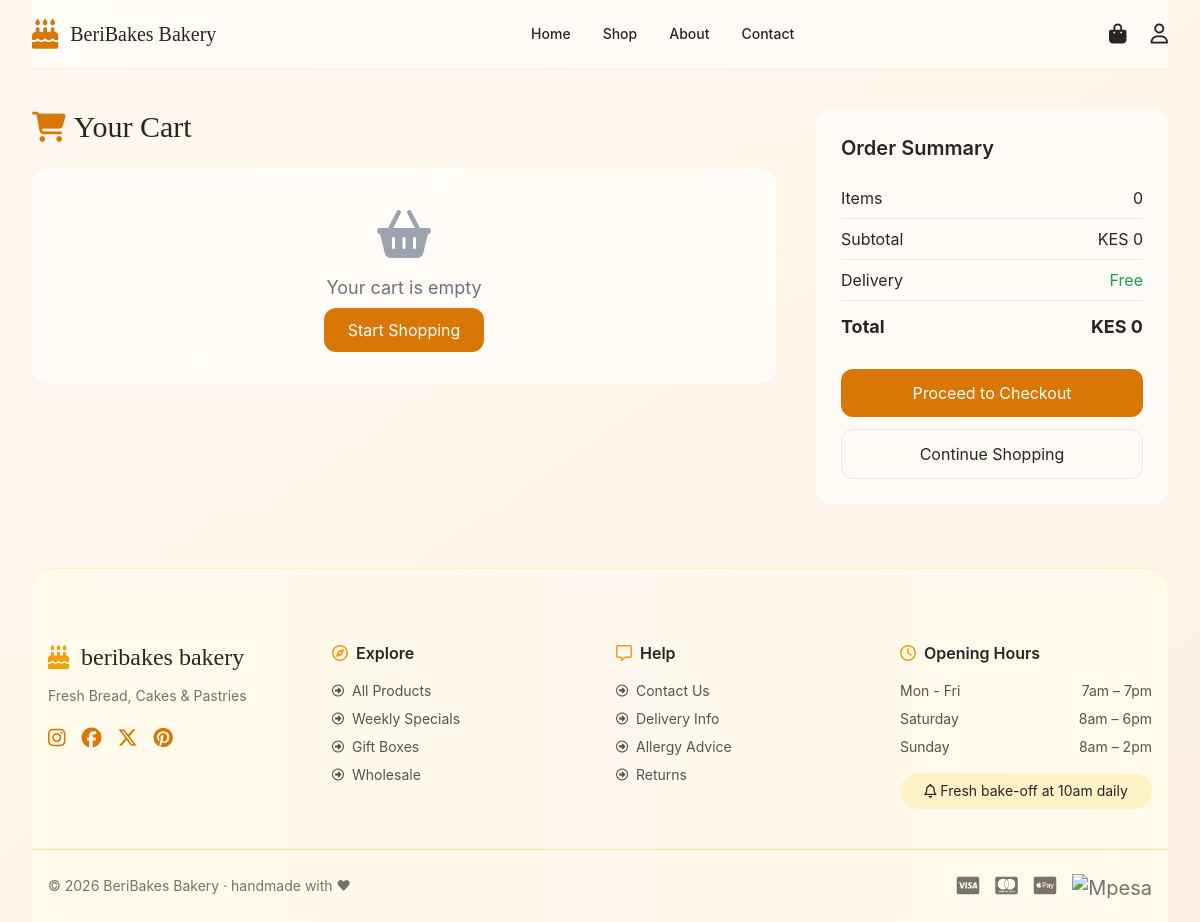
The page /cart/view_cart.php on the database its author committed.
### tables this page shows
CREATE TABLE `system_info` (
  `id` int(11) NOT NULL,
  `system_name` varchar(100) DEFAULT NULL,
  `system_tagline` varchar(255) DEFAULT NULL,
  `currency` varchar(10) DEFAULT NULL,
  `contact_email` varchar(100) DEFAULT NULL,
  `contact_phone` varchar(50) DEFAULT NULL,
  `address` text DEFAULT NULL,
  `created_at` timestamp NOT NULL DEFAULT current_timestamp()
);

### cart/view_cart.php (the view, shortened to what this page needs)
<?php
require_once '../config/db.php';
include '../includes/header.php';
$cart = $_SESSION['cart'] ?? [];
$total = 0;
?>
<section class="mt-10 grid lg:grid-cols-3 gap-10">
<div class="lg:col-span-2">
<h2 class="text-3xl font-serif mb-6 flex items-center gap-2">
<i class="fa-solid fa-cart-shopping text-amber-600"></i>
Your Cart
</h2>
<?php if(empty($cart)): ?>
<div class="glass p-10 rounded-2xl text-center">
<i class="fa-solid fa-basket-shopping text-5xl text-gray-400 mb-4"></i>
<p class="text-lg text-gray-500 mb-4">
Your cart is empty
</p>
<a
href="<?= BASE_URL ?>products/shop.php"
class="bg-amber-600 text-white px-6 py-3 rounded-xl">
Start Shopping
</a>
</div>
<?php endif; ?>
</div>
<div>
<div class="glass p-6 rounded-2xl sticky top-24">
<h3 class="text-xl font-semibold mb-4">
Order Summary
</h3>
<div class="flex justify-between py-2 border-b">
<span>Items</span>
<span><?= count($cart) ?></span>
</div>
<div class="flex justify-between py-2 border-b">
<span>Subtotal</span>
<span>
<?= $system['currency'] ?> <?= $total ?>
</span>
</div>
<div class="flex justify-between py-2 border-b">
<span>Delivery</span>
<span class="text-green-600">
Free
</span>
</div>
<div class="flex justify-between py-3 font-bold text-lg">
<span>Total</span>
<span>
<?= $system['currency'] ?> <?= $total ?>
</span>
</div>
<a
href="<?= BASE_URL ?>checkout.php"
class="block w-full text-center bg-amber-600 hover:bg-amber-700 text-white py-3 rounded-xl mt-4">
Proceed to Checkout
</a>
<a
href="<?= BASE_URL ?>products/shop.php"
class="block w-full text-center border py-3 rounded-xl mt-3">
Continue Shopping
</a>
</div>
</div>
</section>
<?php include '../includes/footer.php'; ?>

### includes/header.php (shortened to what this page needs)
<?php
require_once __DIR__ . '/../config/db.php';
$system = [
    "system_name" => "BeriBakes",
    "system_tagline" => "Fresh bakery everyday",
    "currency" => "KES"
];
try {
    $stmt = $pdo->query("SELECT * FROM system_info LIMIT 1");
    $row = $stmt->fetch(PDO::FETCH_ASSOC);
    if ($row) {
        $system = $row;
    }
} catch (Exception $e) {
}
?>
<!DOCTYPE html>
<html lang="en">
<head>
    <script src="https://cdn.tailwindcss.com"></script>
    <link rel="stylesheet"
        href="https://cdnjs.cloudflare.com/ajax/libs/font-awesome/6.5.0/css/all.min.css">
</head>
<body class="text-stone-800">
    <div class="max-w-7xl mx-auto px-4 sm:px-6 lg:px-8">
        <header class="sticky top-0 z-50 bg-white/70 backdrop-blur-lg border-b border-amber-100">
            <div class="flex items-center justify-between py-4">
                <a href="<?= BASE_URL ?>index.php" class="flex items-center gap-3">
                    <i class="fa-solid fa-cake-candles text-3xl text-amber-600"></i>
                    <span class="text-xl font-serif">
                        <?= htmlspecialchars($system['system_name']) ?>
                    </span>
                </a>
                <nav class="hidden md:flex items-center gap-8 font-medium text-sm">
                    <a href="<?= BASE_URL ?>index.php" class="hover:text-amber-600">Home</a>
                    <a href="<?= BASE_URL ?>products/shop.php" class="hover:text-amber-600">Shop</a>
                    <a href="<?= BASE_URL ?>about.php" class="hover:text-amber-600">About</a>
                    <a href="<?= BASE_URL ?>contact.php" class="hover:text-amber-600">Contact</a>
                </nav>
                <div class="flex items-center gap-6 text-xl relative">
                    <div class="relative">
                        <button onclick="toggleCart()" class="relative">
                            <i class="fa-solid fa-bag-shopping"></i>
                        </button>
                    </div>
                    <div class="relative">
                        <button onclick="toggleProfile()">
                            <i class="fa-regular fa-user"></i>
                        </button>
                    </div>
                </div>
            </div>
        </header>

### includes/footer.php (shortened to what this page needs)
<footer class="mt-16 pt-8 border-t border-amber-200/50 bg-gradient-to-r from-amber-50 via-orange-50 to-amber-50 rounded-t-3xl">
<div class="grid grid-cols-1 sm:grid-cols-2 lg:grid-cols-4 gap-8 py-10 px-4">
<div>
<div class="flex items-center gap-3 text-2xl font-serif">
<i class="fa-solid fa-cake-candles text-amber-500"></i>
<?= strtolower($system['system_name']) ?>
</div>
<p class="text-stone-500 text-sm mt-3 leading-relaxed">
<?= $system['system_tagline'] ?>
</p>
<div class="flex gap-4 mt-5 text-amber-600 text-xl">
<i class="fa-brands fa-instagram hover:text-amber-800 cursor-pointer"></i>
<i class="fa-brands fa-facebook hover:text-amber-800 cursor-pointer"></i>
<i class="fa-brands fa-x-twitter hover:text-amber-800 cursor-pointer"></i>
<i class="fa-brands fa-pinterest hover:text-amber-800 cursor-pointer"></i>
</div>
</div>
<div>
<h4 class="font-semibold flex items-center gap-2">
<i class="fa-regular fa-compass text-amber-500"></i>
Explore
</h4>
<ul class="mt-4 space-y-2 text-stone-600 text-sm">
<li>
<a href="products/shop.php" class="hover:text-amber-600 flex items-center gap-2">
<i class="fa-regular fa-circle-right text-xs"></i>
All Products
</a>
</li>
<li>
<a href="#" class="hover:text-amber-600 flex items-center gap-2">
<i class="fa-regular fa-circle-right text-xs"></i>
Weekly Specials
</a>
</li>
<li>
<a href="#" class="hover:text-amber-600 flex items-center gap-2">
<i class="fa-regular fa-circle-right text-xs"></i>
Gift Boxes
</a>
</li>
<li>
<a href="#" class="hover:text-amber-600 flex items-center gap-2">
<i class="fa-regular fa-circle-right text-xs"></i>
Wholesale
</a>
</li>
</ul>
</div>
<div>
<h4 class="font-semibold flex items-center gap-2">
<i class="fa-regular fa-message text-amber-500"></i>
Help
</h4>
<ul class="mt-4 space-y-2 text-stone-600 text-sm">
<li>
<a href="#" class="hover:text-amber-600 flex items-center gap-2">
<i class="fa-regular fa-circle-right text-xs"></i>
Contact Us
</a>
</li>
<li>
<a href="#" class="hover:text-amber-600 flex items-center gap-2">
<i class="fa-regular fa-circle-right text-xs"></i>
Delivery Info
</a>
</li>
<li>
<a href="#" class="hover:text-amber-600 flex items-center gap-2">
<i class="fa-regular fa-circle-right text-xs"></i>
Allergy Advice
</a>
</li>
<li>
<a href="#" class="hover:text-amber-600 flex items-center gap-2">
<i class="fa-regular fa-circle-right text-xs"></i>
Returns
</a>
</li>
</ul>
</div>
<div>
<h4 class="font-semibold flex items-center gap-2">
<i class="fa-regular fa-clock text-amber-500"></i>
Opening Hours
</h4>
<ul class="mt-4 space-y-2 text-stone-600 text-sm">
<li class="flex justify-between">
<span>Mon - Fri</span>
<span>7am – 7pm</span>
</li>
<li class="flex justify-between">
<span>Saturday</span>
<span>8am – 6pm</span>
</li>
<li class="flex justify-between">
<span>Sunday</span>
<span>8am – 2pm</span>
</li>
</ul>
<p class="mt-4 text-sm bg-amber-100 p-2 rounded-full text-center">
<i class="fa-regular fa-bell"></i>
Fresh bake-off at 10am daily
</p>
</div>
</div>
<div class="border-t border-amber-200 py-6 px-4 flex flex-col md:flex-row justify-between items-center text-sm text-stone-500">
<span>
© <?= date('Y') ?> <?= $system['system_name'] ?> · handmade with ❤
</span>
<div class="flex gap-4 items-center text-xl mt-3 md:mt-0">
<i class="fa-brands fa-cc-visa"></i>
<i class="fa-brands fa-cc-mastercard"></i>
<i class="fa-brands fa-cc-apple-pay"></i>
<img
src="https://upload.wikimedia.org/wikipedia/commons/1/15/M-PESA_LOGO-01.svg"
class="h-6"
alt="Mpesa">
</div>
</div>
</footer>
</div>
</body>
</html>

### includes/header.php (style rules this page uses)
body { background: linear-gradient(145deg, #fff7ef, #fef2e6); font-family: Inter, system-ui; }
.glass { background: rgba(255, 255, 255, .65); backdrop-filter: blur(10px); border: 1px solid rgba(255, 255, 255, .4); }

### rows shown on the page
system_info: system_name "BeriBakes Bakery", currency "KES", system_name "beribakes bakery", system_tagline "Fresh Bread, Cakes & Pastries"

### other values the page prints
count($cart) "0"
$total "0"
